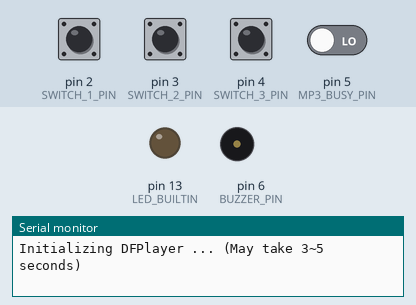
Bench run of a sketch on a simulated Arduino Uno, built with avr-gcc and run on an emulated ATmega328P. On the bench: output pins drawn as LEDs (lit = HIGH), buzzer (waves = sounding), the last lines printed to the serial monitor. Dashed ring = blinking. The inputs (shaded band) are chosen by the test bench; at power-on: pin 2 (SWITCH_1_PIN), pin 3 (SWITCH_2_PIN), pin 4 (SWITCH_3_PIN) HIGH, pin 5 (MP3_BUSY_PIN) LOW. The audio player accepts every command and is not drawn.

Above: at 0.4 s.
At 1.16 s:
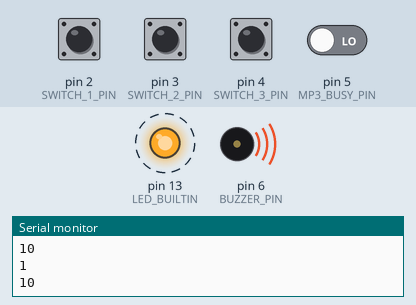
At 1.75 s:
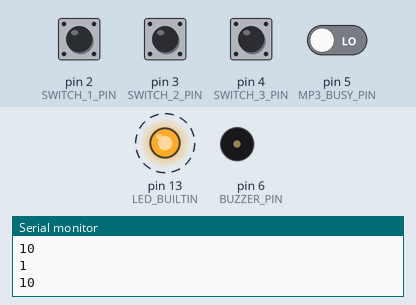
1.8 s: pin 5 (MP3_BUSY_PIN) driven HIGH
Timing chart, 0 to 10.8 s (numbered marks = the images above; inputs shaded):
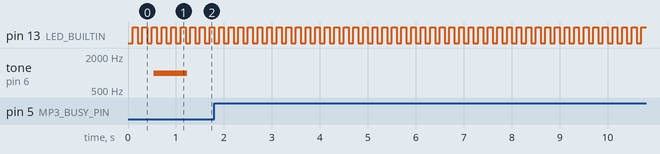

Measured:
- by itself, pin 13 (LED_BUILTIN): alternates HIGH for 0.10 s and LOW for 0.10 s

The sketch:

soundbox.ino
```cpp
#include "Arduino.h"
#include <avr/interrupt.h>
#include "SoftwareSerial.h"
#include "DFRobotDFPlayerMini.h"

#define DEBUG // вывод в консоль отладочных сообщений

// Громкость динамика от 0 до 30
#define SPEAKER_VOLUME_0_30 25

// Задержка переключения состояний
#define STATE_SWITCH_DELAY_MS 1000

// Период опроса входов
#define EVENT_SWITCH_PERIOD_MCS 100000ul

const int16_t compare_val = (int16_t)(EVENT_SWITCH_PERIOD_MCS / 64. - .5);
#define MP3_SERIAL_TIMEOUT_MS 500 // таймаут подключения mp3-плеера по uart

#define SOFTWARE_SERIAL_RX_PIN 10 // пины для управления mp3-плеером по uart
#define SOFTWARE_SERIAL_TX_PIN 11

// Пины герконов
#define SWITCH_NUM 3
enum {
  SWITCH_1_PIN = 2,
  SWITCH_2_PIN,
  SWITCH_3_PIN,
};

// Состояние фигур
enum {
  MISSING,  // отсутствует
  REMOVED,  // только что вынута
  ONHOLD,   // всё ещё вставлена
  PLACED,   // только что вставлена
};

#define MP3_BUSY_PIN 5 // BUSY-пин MP3-плеера
#define BUZZER_PIN 6 // пин пищалки

// Номера звуковых файлов на SD-карте
enum {
  FIGURE_1_SOUND = 1,
  FIGURE_2_SOUND,
  FIGURE_3_SOUND,
  UNLOCK_SOUND,
  ERROR_SOUND,
};

// Глобальная переменная для отсчета времени до наступления события
unsigned long elapsedTime = 0;

// Интервал времени до наступления события
const unsigned long TIMER_INTERVAL = 100;

// Текущие состояния герконов
bool switchStateCurrent[SWITCH_NUM];

// Возможные состояния
typedef enum {
  STATE_START,
  STATE_WRONG,   // ошибка
  FIGURE_1_PEND, // ожидание установки первой фигуры
  FIGURE_2_PEND, // ожидание установки второй фигуры
  FIGURE_3_PEND, // ожидание установки третьей фигуры
  STATE_DONE,
} STATE_t;

// Первоначальное состояние
volatile STATE_t state = STATE_START;

// Возможные события
typedef enum {
  EVENT_DEFAULT,    // событие по умолчанию
  EVENT_TIMER,      // начало отсчета до наступления события
  FIGURE_1_PLACED,  // фигура 1 установлена
  FIGURE_2_PLACED,  // фигура 2 установлена
  FIGURE_3_PLACED,  // фигура 3 установлена
  FIGURE_1_REMOVED, // фигура 1 вынута
  FIGURE_2_REMOVED, // фигура 2 вынута
  FIGURE_3_REMOVED, // фигура 3 вынута
  BOX_UNLOCKED,     // замок открылся
  BOX_LOCKED,       // замок закрылся
  BOX_OPENED,       // крышка шкатулки открылась
  BOX_CLOSED,       // крышка шкатулки закрылась
} EVENT_t;

// Событие по умолчанию
volatile EVENT_t event = EVENT_DEFAULT;

SoftwareSerial mySoftwareSerial(SOFTWARE_SERIAL_RX_PIN, SOFTWARE_SERIAL_TX_PIN);
DFRobotDFPlayerMini myDFPlayer;

void tim1_set(void);
void io_set(void);
void player_set(void);
bool eventHappened(EVENT_t event);
bool isPlayerBusy(void);
void printDetail(uint8_t type, int value);

void setup()
{
  tim1_set();
  io_set();
  player_set();
}

void loop()
{
  static bool playedBefore[3] = { false, false, false }; // флаг, чтобы один файл не проигрывался два раза

  // Выполнение действий в зависимости от сотояния
  switch (state) {

    case STATE_START:
      tone(BUZZER_PIN, 1000 , 700);
      for (int i = 0; i < 3; i++) {
        playedBefore[i] = false;
      }
      delay(2000);
      break;

    case STATE_WRONG:
        myDFPlayer.play(ERROR_SOUND);
        delay(2000);
        state = FIGURE_1_PEND;

    case FIGURE_1_PEND:
      break;

    case FIGURE_2_PEND:
      if (!isPlayerBusy() && !playedBefore[0]) {
        myDFPlayer.play(FIGURE_1_SOUND);
        playedBefore[0] = true;
      }
      break;

    case FIGURE_3_PEND:
      if (!isPlayerBusy() && !playedBefore[1]) {
        myDFPlayer.play(FIGURE_2_SOUND);
        playedBefore[1] = true;
      }
      break;

    case STATE_DONE:
      if (!isPlayerBusy() && !playedBefore[2]) {
        myDFPlayer.play(FIGURE_3_SOUND);
        playedBefore[2] = true;
        delay(200);
        while(isPlayerBusy());
        delay(200);
        myDFPlayer.play(UNLOCK_SOUND);
        // TODO: открыть замок
      }
      break;
  }

  // Ожидание окончания проигрывания файла
  delay(200);
  while(isPlayerBusy());

  // Переключение состояний
  switch (state) {

    case STATE_START:
#ifdef DEBUG
      Serial.println("STATE_START");
#endif

      state = FIGURE_1_PEND;
      delay(STATE_SWITCH_DELAY_MS);
      break;

    case FIGURE_1_PEND:
#ifdef DEBUG
      Serial.println("FIGURE_1_PEND");
#endif

      if (eventHappened(FIGURE_1_PLACED)) {
        state = FIGURE_2_PEND;
      } else if (eventHappened(FIGURE_2_PLACED)) {
        state = STATE_WRONG;
      } else if (eventHappened(FIGURE_3_PLACED)) {
        state = STATE_WRONG;
      }
      delay(STATE_SWITCH_DELAY_MS);
      break;

    case FIGURE_2_PEND:
#ifdef DEBUG
      Serial.println("FIGURE_2_PEND");
#endif

      if (eventHappened(FIGURE_1_REMOVED)) {
        state = STATE_WRONG;
      } else if (eventHappened(FIGURE_2_PLACED)) {
        state = FIGURE_3_PEND;
      } else if (eventHappened(FIGURE_3_PLACED)) {
        state = STATE_WRONG;
      }
      delay(STATE_SWITCH_DELAY_MS);
      break;

    case FIGURE_3_PEND:
#ifdef DEBUG
      Serial.println("FIGURE_3_PEND");
#endif

      if (eventHappened(FIGURE_1_REMOVED)) {
        state = STATE_WRONG;
      } else if (eventHappened(FIGURE_2_REMOVED)) {
        state = STATE_WRONG;
      } else if (eventHappened(FIGURE_3_PLACED)) {
        state = STATE_DONE;
      }
      delay(STATE_SWITCH_DELAY_MS);
      break;

    case STATE_DONE:
#ifdef DEBUG
      Serial.println("STATE_DONE");
#endif

      // Если все фигуры вынуты, перезапуск игры
      if (eventHappened(FIGURE_1_REMOVED) && eventHappened(FIGURE_2_REMOVED) && eventHappened(FIGURE_3_REMOVED)) { // TODO
        state = STATE_START;
      }
      delay(STATE_SWITCH_DELAY_MS);
      break;
  }

#ifdef DEBUG
  Serial.print("switch state ");
  Serial.print(switchStateCurrent[0], HEX);
  Serial.print(switchStateCurrent[1], HEX);
  Serial.print(switchStateCurrent[2], HEX);
  Serial.println();

  if (myDFPlayer.available()) {
    printDetail(myDFPlayer.readType(), myDFPlayer.read()); // мониторинг сообщений от плеера
  }
#endif
}

// Инициализация Timer1
void tim1_set(void)
{
  cli();
  TCCR1A = 0;
  TCCR1B = 0;

  OCR1A = compare_val; // установка регистра совпадения

  TCCR1B |= (1 << WGM12);
  TCCR1B |= (1 << CS10); // /1024
  TCCR1B |= (1 << CS12);

  TIMSK1 |= (1 << OCIE1A);
  sei();
}

// Инициализация входов/выходов
void io_set(void)
{
  pinMode(SWITCH_1_PIN, INPUT);
  pinMode(SWITCH_2_PIN, INPUT);
  pinMode(SWITCH_3_PIN, INPUT);
  pinMode(MP3_BUSY_PIN, INPUT);

  pinMode(LED_BUILTIN, OUTPUT);
  pinMode(BUZZER_PIN, OUTPUT);
}

// Инициализация и настройка плеера
void player_set(void)
{
  mySoftwareSerial.begin(9600);

#ifdef DEBUG
  Serial.begin(115200);
  Serial.println();
  Serial.println(F("Initializing DFPlayer ... (May take 3~5 seconds)"));
#endif

  if (!myDFPlayer.begin(mySoftwareSerial)) {  // подключение к плееру по soft uart
#ifdef DEBUG
    Serial.println(F("Unable to begin:"));
    Serial.println(F("1.Please recheck the connection!"));
    Serial.println(F("2.Please insert the SD card!"));
#endif

    while(true);
  }

#ifdef DEBUG
  Serial.println(F("DFPlayer Mini online"));
#endif

  myDFPlayer.setTimeOut(MP3_SERIAL_TIMEOUT_MS); // таймаут
  myDFPlayer.volume(SPEAKER_VOLUME_0_30); // громкость
  myDFPlayer.EQ(DFPLAYER_EQ_NORMAL); // эквалайзер
  myDFPlayer.outputDevice(DFPLAYER_DEVICE_SD); // подключение SD-карты

#ifdef DEBUG
  Serial.println(myDFPlayer.readState()); // состояние MP3 модуля
  Serial.println(myDFPlayer.readVolume()); // текущая громкость
  Serial.println(myDFPlayer.readEQ()); // текущие настройки эквалайзера
  Serial.println(myDFPlayer.readFileCounts()); // количество файлов на SD-карте
  Serial.println(myDFPlayer.readCurrentFileNumber()); // номер текущего файла
  Serial.println(myDFPlayer.readFileCountsInFolder(1)); // количество файлов в папке SD:/01
#endif
}

// Возвращает true, если событие произошло, иначе - false
bool eventHappened(EVENT_t event)
{
  bool isHappened = false;

  switch (event)
  {
    default:
      isHappened = false;
      break;

    case FIGURE_1_PLACED:
      if (checkFigure(0) == PLACED) {
        isHappened = true;
      }
      break;

    case FIGURE_2_PLACED:
      if (checkFigure(1) == PLACED) {
        isHappened = true;
      }
      break;

    case FIGURE_3_PLACED:
      if (checkFigure(2) == PLACED) {
        isHappened = true;
      }
      break;

    case FIGURE_1_REMOVED:
      if (checkFigure(0) == REMOVED) {
        isHappened = true;
      }
      break;

    case FIGURE_2_REMOVED:
      if (checkFigure(1) == REMOVED) {
        isHappened = true;
      }
      break;

    case FIGURE_3_REMOVED:
      if (checkFigure(2) == REMOVED) {
        isHappened = true;
      }
      break;
  }

  return isHappened;
}

// Проверка фигур
int checkFigure(int figure)
{
  int figureState;
  static bool switchStateShadow[SWITCH_NUM] = { LOW, LOW, LOW }; // предыдущие состояния герконов

  if (switchStateShadow[figure] == LOW && switchStateCurrent[figure] == HIGH) { // на передний фронт
    figureState = PLACED;
  } else if (switchStateShadow[figure] == HIGH && switchStateCurrent[figure] == LOW) { // на задний фронт
    figureState = REMOVED;
  } else if (switchStateShadow[figure] == HIGH && switchStateCurrent[figure] == HIGH) {
    figureState = ONHOLD;
  } else {
    figureState = MISSING;
  }
  switchStateShadow[figure] = switchStateCurrent[figure]; // обновление предыдущего состояния геркона

  return figureState;
}

// Возвращает true если mp3 модуль занят воспроизведением, иначе false
bool isPlayerBusy(void)
{
  bool busyFlag = !((bool)digitalRead(MP3_BUSY_PIN));
  return busyFlag;
}

// Вывод информации по mp3 модулю
void printDetail(uint8_t type, int value)
{
  switch (type) {

    case TimeOut:
      Serial.println(F("Time Out!"));
      break;

    case WrongStack:
      Serial.println(F("Stack Wrong!"));
      break;

    case DFPlayerCardInserted:
      Serial.println(F("Card Inserted!"));
      break;

    case DFPlayerCardRemoved:
      Serial.println(F("Card Removed!"));
      break;

    case DFPlayerCardOnline:
      Serial.println(F("Card Online!"));
      break;

    case DFPlayerUSBInserted:
      Serial.println("USB Inserted!");
      break;

    case DFPlayerUSBRemoved:
      Serial.println("USB Removed!");
      break;

    case DFPlayerPlayFinished:
      Serial.print(F("Number:"));
      Serial.print(value);
      Serial.println(F(" Play Finished!"));
      break;

    case DFPlayerError:
      Serial.print(F("DFPlayerError:"));

      switch (value) {

        case Busy:
          Serial.println(F("Card not found"));
          break;

        case Sleeping:
          Serial.println(F("Sleeping"));
          break;

        case SerialWrongStack:
          Serial.println(F("Get Wrong Stack"));
          break;

        case CheckSumNotMatch:
          Serial.println(F("Check Sum Not Match"));
          break;

        case FileIndexOut:
          Serial.println(F("File Index Out of Bound"));
          break;

        case FileMismatch:
          Serial.println(F("Cannot Find File"));
          break;

        case Advertise:
          Serial.println(F("In Advertise"));
          break;

        default:
          break;
      }
      break;

    default:
      break;
  }

}

// Проверка состояний входов в прерывании по таймеру
ISR(TIMER1_COMPA_vect)
{
  int pin = SWITCH_1_PIN;
  for (int i = 0; i < SWITCH_NUM; i++) {
    switchStateCurrent[i] = ((bool)digitalRead(pin + i)); // чтение текущего состояния
  }

  // Мигание встроенным светодиодом
  static bool ledState = false;
  digitalWrite(LED_BUILTIN, ledState);
  ledState = !ledState;
}
```
